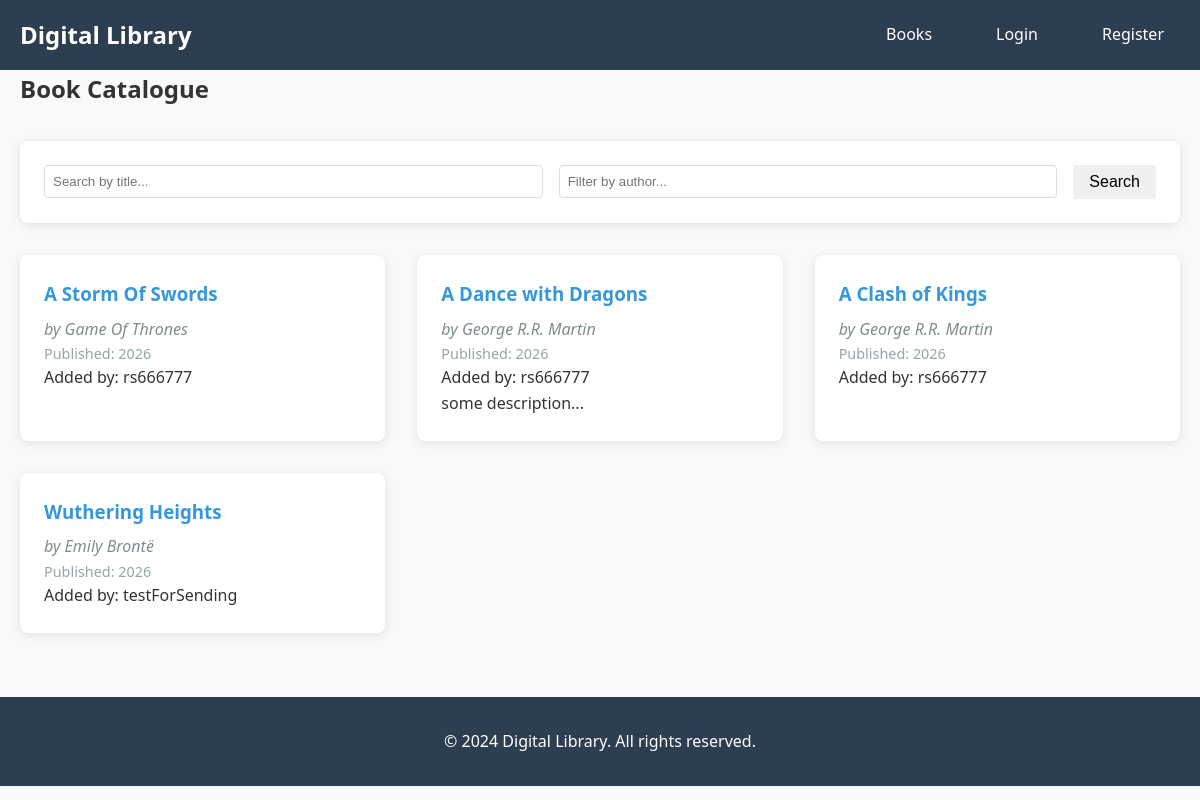
/books, run on the app's committed database.
### models/book.py (models this page shows, shortened)
class Book(db.Model):
    id = db.Column(db.Integer, primary_key=True)
    title = db.Column(db.String(200), nullable=False)
    author = db.Column(db.String(150), nullable=False)
    isbn = db.Column(db.String(13), unique=True)
    description = db.Column(db.Text)
    published_date = db.Column(db.Date)
    cover_image = db.Column(db.String(300))
    created_at = db.Column(db.DateTime, default=datetime.utcnow)
    submitted_by = db.Column(db.Integer, db.ForeignKey('user.id'), nullable=False)
    reviews = db.relationship('Review', backref='book', lazy=True, cascade='all, delete-orphan')
    submitter = db.relationship('User', backref='books_submitted', lazy=True)

### models/user.py (models this page shows, shortened)
class User(UserMixin, db.Model):
    id = db.Column(db.Integer, primary_key=True)
    username = db.Column(db.String(150), unique=True, nullable=False)
    email = db.Column(db.String(150), unique=True, nullable=False)
    password_hash = db.Column(db.String(150), nullable=False)
    role = db.Column(db.String(20), default='normal', nullable=False)  # 'normal' or 'admin'
    is_banned = db.Column(db.Boolean, default=False, nullable=False)
    created_at = db.Column(db.DateTime, default=lambda: datetime.now(timezone.utc))
    profile_picture = db.Column(db.String(300))
    bio = db.Column(db.Text)
    reviews = db.relationship('Review', backref='author', lazy=True)

### controllers/book_controller.py (the view)
@book_bp.route("/books")
def books():
    page = request.args.get('page', 1, type=int)
    search = request.args.get('search', '')
    author_filter = request.args.get('author', '')
    books = get_books(page, search, author_filter)
    return render_template("books.html", books=books, search=search, author_filter=author_filter)

### services/book_service.py (called while the page is built)
def get_books(page, search, author_filter):
    query = Book.query.options(joinedload(Book.submitter))
    if search:
        query = query.filter(Book.title.contains(search))
    if author_filter:
        query = query.filter(Book.author.contains(author_filter))
    return query.paginate(page=page, per_page=10)

### templates/books.html (shortened to what this page needs)
{% extends "base.html" %}
{% block content %}
<div class="books-page">
    <h2>Book Catalogue</h2>
    <div class="search-filter">
        <form method="GET" class="search-form">
            <input type="text" name="search" placeholder="Search by title..." value="{{ search }}">
            <input type="text" name="author" placeholder="Filter by author..." value="{{ author_filter }}">
            <button type="submit" class="btn">Search</button>
        </form>
    </div>
    <div class="books-grid">
        {% for book in books.items %}
        <div class="book-card">
            <h3><a href="{% if current_user.is_authenticated %}{{ url_for('book.user_book_detail', book_id=book.id) }}{% else %}{{ url_for('book.book_detail', book_id=book.id) }}{% endif %}">{{ book.title }}</a></h3>
            <p class="author">by {{ book.author }}</p>
            {% if book.published_date %}
                <p class="published">Published: {{ book.published_date.strftime('%Y') }}</p>
            {% endif %}
            {% if book.submitter %}
                <p class="submitted-by">Added by: {{ book.submitter.username }}</p>
            {% endif %}
            {% if book.description %}
                <p class="description">{{ book.description[:100] }}...</p>
            {% endif %}
        </div>
        {% endfor %}
    </div>
</div>
{% endblock %}

### static/css/style.css (style rules this page uses)
* { margin: 0; padding: 0; box-sizing: border-box; }
body { font-family: 'Segoe UI', Tahoma, Geneva, Verdana, sans-serif; line-height: 1.6; color: #333; background-color: #f8f9fa; }
.btn { display: inline-block; padding: 0.5rem 1rem; text-decoration: none; border: none; border-radius: 4px; cursor: pointer; font-size: 1rem; transition: background-color 0.3s; }
.books-grid { display: grid; grid-template-columns: repeat(auto-fill, minmax(300px, 1fr)); gap: 2rem; margin: 2rem 0; }
.book-card { background: white; padding: 1.5rem; border-radius: 8px; box-shadow: 0 2px 10px rgba(0,0,0,0.1); transition: transform 0.3s; }
.book-card h3 { margin-bottom: 0.5rem; }
.book-card a { color: #3498db; text-decoration: none; }
.author { color: #7f8c8d; font-style: italic; }
.published { color: #95a5a6; font-size: 0.9rem; }
.search-filter { background: white; padding: 1.5rem; border-radius: 8px; box-shadow: 0 2px 10px rgba(0,0,0,0.1); margin: 2rem 0; }
.search-form { display: flex; gap: 1rem; align-items: center; }
.search-form input { flex: 1; padding: 0.5rem; border: 1px solid #ddd; border-radius: 4px; }

### data on the page
Book: title "A Storm Of Swords", author "Game Of Thrones", published_date "2026", submitter.username "rs666777"
Book: title "A Dance with Dragons", author "George R.R. Martin", published_date "2026", submitter.username "rs666777", description "some description"
Book: title "A Clash of Kings", author "George R.R. Martin", published_date "2026", submitter.username "rs666777"
Book: title "Wuthering Heights", author "Emily Brontë", published_date "2026", submitter.username "testForSending"
